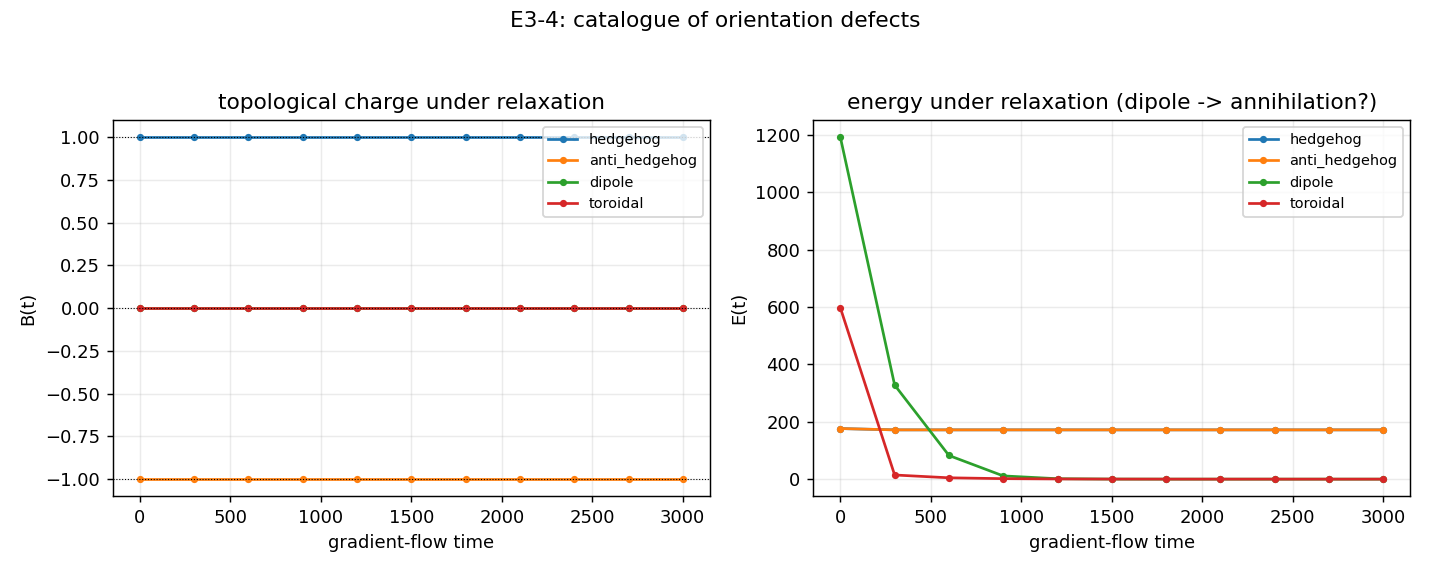

This chart was generated by the following Python code:
"""E3_4_catalog.py -- catalogue of other n-textures.

Charter E3-4.  Beyond the B=+1 hedgehog, measure charge, energy and fate of:

  anti-hedgehog  n(r) = -r_hat            (expect B = -1: the 'anti-matter' sign)
  dipole         hedgehog + anti-hedgehog (expect net B = 0; does it annihilate
                                           to the vacuum under relaxation?)
  toroidal       a vortex-ring winding    (charge measured, not assumed)

For each: B, gradient energy, B and r_eff after gradient-flow relaxation, and --
for the dipole -- whether the energy decays toward 0 (pair annihilation into the
uniform vacuum).  Anti-circularity: charges are solid-angle counts; 'matter' /
'anti-matter' are COMPARISON-ONLY words.
"""
from __future__ import annotations

import json
import time
from pathlib import Path

import numpy as np
import matplotlib
matplotlib.use("Agg")
import matplotlib.pyplot as plt  # noqa: E402

import e3_core as e3  # noqa: E402

OUT = Path(__file__).resolve().parent
L = 24
STEPS = 3000


def relax_track(n, label):
    c = e3.default_center(L)
    rec = list(range(0, STEPS + 1, 300))
    traj = []
    cur = n.copy()
    prev = 0
    for tt in rec:
        if tt > prev:
            _, cur = e3.relax_gradient(cur, n_steps=tt - prev, dt=0.1,
                                       record_every=tt - prev, center=c)
            prev = tt
        traj.append({"t": tt, "B": e3.topological_charge(cur),
                     "E": e3.gradient_energy(cur), "r_eff": e3.r_eff(cur, c)})
    print(f"  {label:14s}: B {traj[0]['B']:+.3f}->{traj[-1]['B']:+.3f}  "
          f"E {traj[0]['E']:.1f}->{traj[-1]['E']:.1f}  "
          f"r_eff {traj[0]['r_eff']:.2f}->{traj[-1]['r_eff']:.2f}")
    return traj


def main():
    t0 = time.time()
    print("=" * 72)
    print("E3-4 -- catalogue of n-textures (charge, energy, fate)")
    print("=" * 72)
    entries = {
        "hedgehog": e3.hedgehog(L, +1),
        "anti_hedgehog": e3.hedgehog(L, -1),
        "dipole": e3.dipole(L),
        "toroidal": e3.toroidal(L),
    }
    cat = {}
    for name, n in entries.items():
        traj = relax_track(n, name)
        B0, Bf = traj[0]["B"], traj[-1]["B"]
        E0, Ef = traj[0]["E"], traj[-1]["E"]
        # annihilation = energy decays to a small fraction of its start AND |B|~0
        annihilates = (abs(Bf) < 0.5) and (Ef < 0.25 * E0)
        cat[name] = {"B0": B0, "Bf": Bf, "E0": E0, "Ef": Ef,
                     "rf": traj[-1]["r_eff"], "annihilates": bool(annihilates),
                     "traj": traj}

    print("-" * 72)
    print("  summary:")
    print(f"    hedgehog       B={cat['hedgehog']['B0']:+.2f} -> {cat['hedgehog']['Bf']:+.2f}  (matter, COMPARISON ONLY)")
    print(f"    anti-hedgehog  B={cat['anti_hedgehog']['B0']:+.2f} -> {cat['anti_hedgehog']['Bf']:+.2f}  (anti, COMPARISON ONLY)")
    print(f"    dipole net     B={cat['dipole']['B0']:+.2f} -> {cat['dipole']['Bf']:+.2f}  "
          f"E {cat['dipole']['E0']:.0f}->{cat['dipole']['Ef']:.0f}  "
          f"annihilates={cat['dipole']['annihilates']}")
    print(f"    toroidal       B={cat['toroidal']['B0']:+.2f} -> {cat['toroidal']['Bf']:+.2f}  "
          f"E {cat['toroidal']['E0']:.0f}->{cat['toroidal']['Ef']:.0f}")
    anti_exists = abs(cat["anti_hedgehog"]["Bf"] + 1) < 0.1
    print("-" * 72)
    print(f"  anti-hedgehog B=-1 exists & survives: {anti_exists}")
    print(f"  pair (B=+1,-1) annihilates to vacuum: {cat['dipole']['annihilates']}")
    print("=" * 72)

    payload = {"L": L, "steps": STEPS, "catalog": cat,
               "anti_hedgehog_exists": bool(anti_exists),
               "pair_annihilates": bool(cat["dipole"]["annihilates"]),
               "runtime_s": time.time() - t0,
               "timestamp_utc": time.strftime("%Y-%m-%dT%H:%M:%SZ", time.gmtime())}
    (OUT / "E3_4_catalog.json").write_text(json.dumps(payload, indent=2, default=float))
    print(f"saved {OUT/'E3_4_catalog.json'}  ({payload['runtime_s']:.0f}s)")

    fig, axes = plt.subplots(1, 2, figsize=(11, 4.4))
    ax = axes[0]
    for name in entries:
        tr = cat[name]["traj"]
        ax.plot([s["t"] for s in tr], [s["B"] for s in tr], "o-", ms=3, label=name)
    ax.axhline(0, color="k", ls=":", lw=0.6); ax.axhline(1, color="k", ls=":", lw=0.6)
    ax.axhline(-1, color="k", ls=":", lw=0.6)
    ax.set_xlabel("gradient-flow time"); ax.set_ylabel("B(t)")
    ax.set_title("topological charge under relaxation"); ax.legend(fontsize=8); ax.grid(alpha=0.25)
    ax = axes[1]
    for name in entries:
        tr = cat[name]["traj"]
        ax.plot([s["t"] for s in tr], [s["E"] for s in tr], "o-", ms=3, label=name)
    ax.set_xlabel("gradient-flow time"); ax.set_ylabel("E(t)")
    ax.set_title("energy under relaxation (dipole -> annihilation?)")
    ax.legend(fontsize=8); ax.grid(alpha=0.25)
    fig.suptitle("E3-4: catalogue of orientation defects", fontsize=12)
    fig.tight_layout(rect=[0, 0, 1, 0.95])
    fig.savefig(OUT / "E3_4_catalog.png", dpi=130)
    print(f"saved {OUT/'E3_4_catalog.png'}")


if __name__ == "__main__":
    main()
